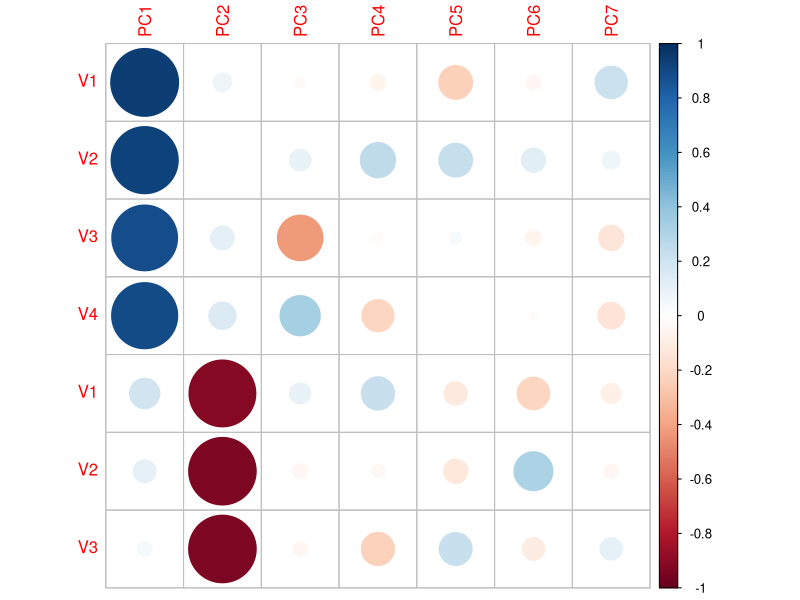
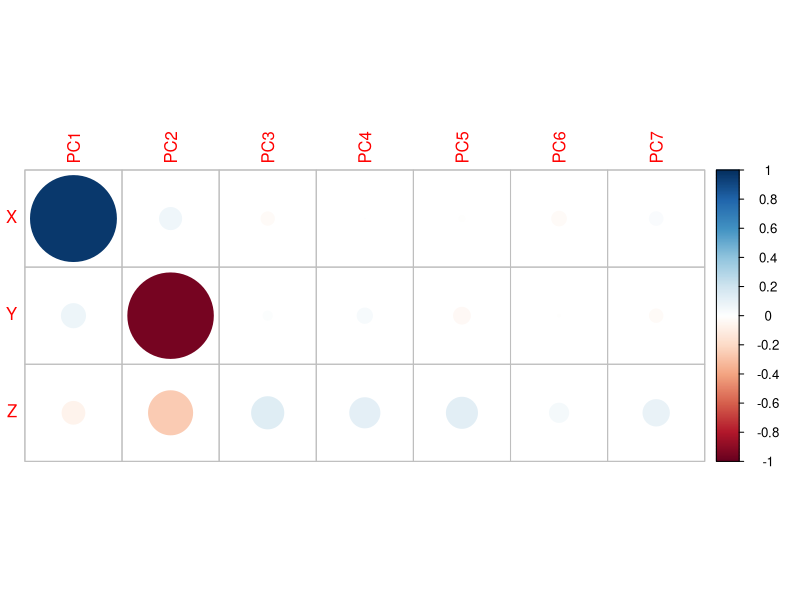
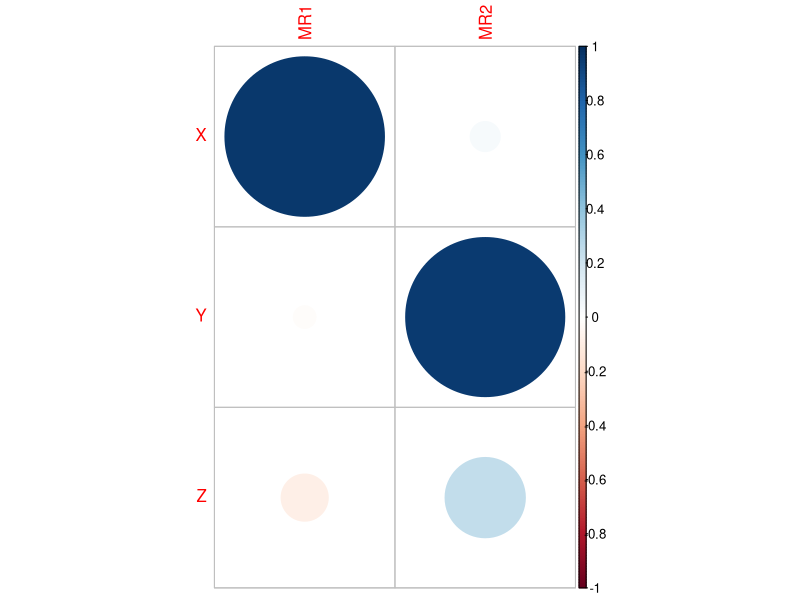
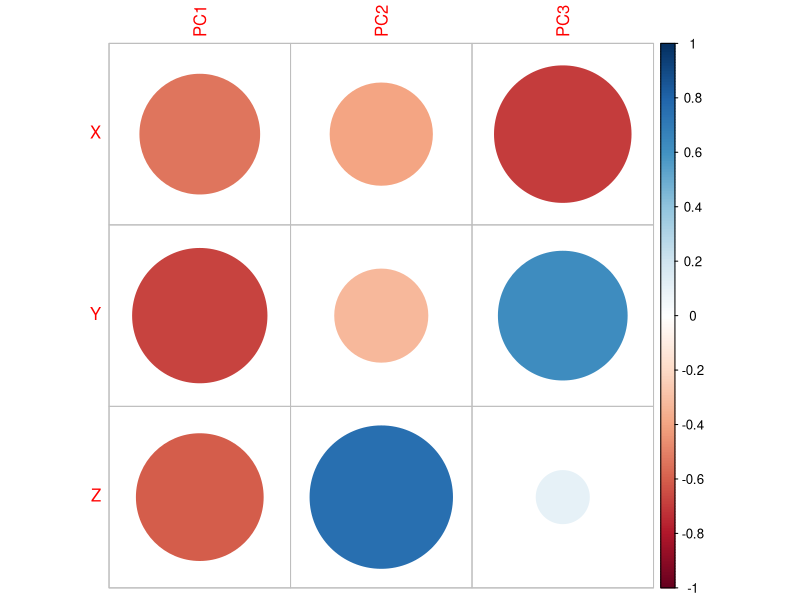
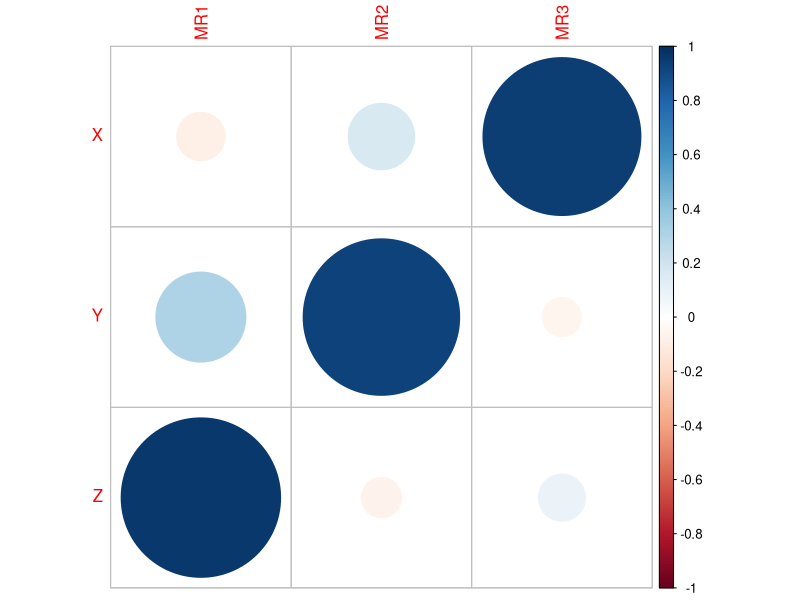
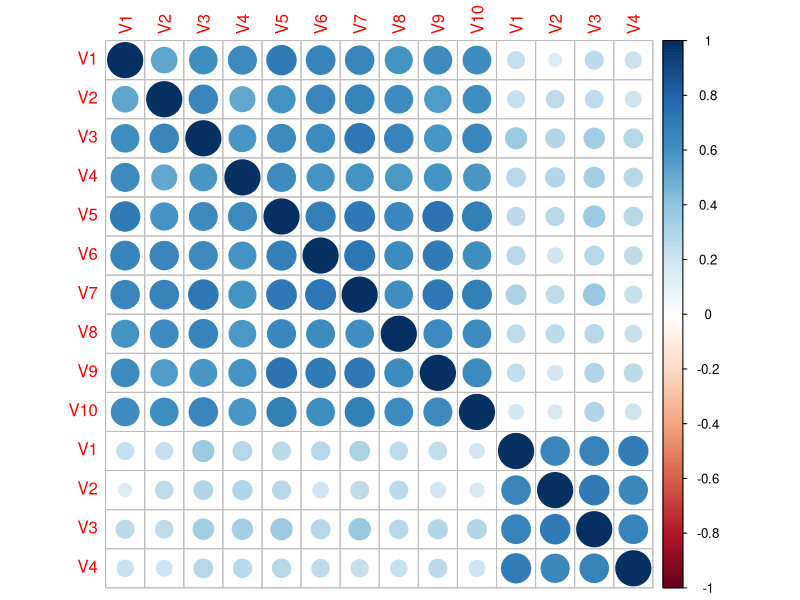
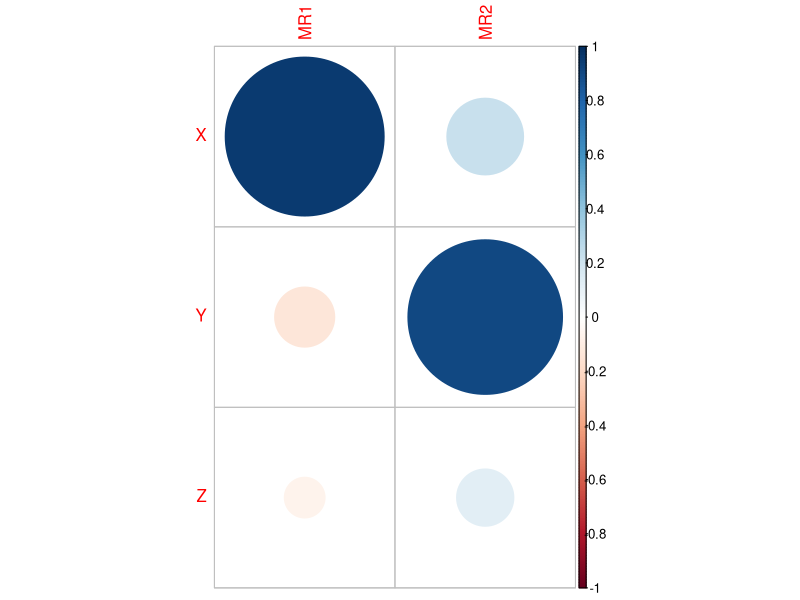
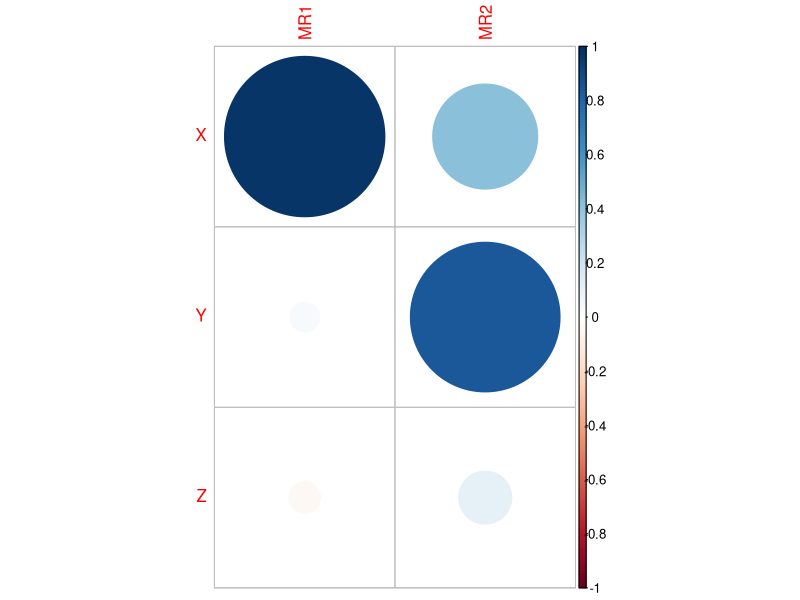

The R script that drew these images, in order:
# An example of the correct code for the simulated data portion of the assignment.

library(corrplot)
library(psych)

# Part 1: PCA

X = rnorm(100)
Y = rnorm(100)
Z = rnorm(100)
factors = data.frame(X, Y, Z)

noisyProxies = function(feature, k, correlation) as.data.frame(do.call(cbind, lapply(1:k, function(x) correlation*feature + sqrt(1-correlation^2)*rnorm(length(feature)))))

noisies = cbind(noisyProxies(X, 4, 0.9), noisyProxies(Y, 3, 0.9))

p_noisies = prcomp(scale(noisies))
corrplot(cor(noisies, p_noisies$x))
corrplot(cor(factors, p_noisies$x))

# Part 2: Orthogonal factor analysis

f_noisies = fa(scale(noisies), nfactors=2, rotate="varimax")
corrplot(cor(factors, f_noisies$scores))

fifty = as.data.frame(do.call(cbind, lapply(1:50, function(x) X*runif(1) + Y*runif(1) + Z*runif(1) + 0.5*rnorm(100))))

p_fifty = prcomp(scale(fifty))
corrplot(cor(factors, p_fifty$x[, 1:3]))

f_fifty = fa(scale(fifty), nfactors=3, rotate="varimax")
corrplot(cor(factors, f_fifty$scores))

# Part 3: Oblique factor analysis

W = 0.5*X + Y
cor(W, X)

wnoisies = cbind(noisyProxies(X, 10, 0.8), noisyProxies(W, 4, 0.8))
corrplot(cor(wnoisies))

f_ortho = fa(scale(wnoisies), nfactors=2, rotate="varimax")
corrplot(cor(factors, f_ortho$scores))

f_obliq = fa(scale(wnoisies), nfactors=2, rotate="oblimin")
corrplot(cor(factors, f_obliq$scores))
